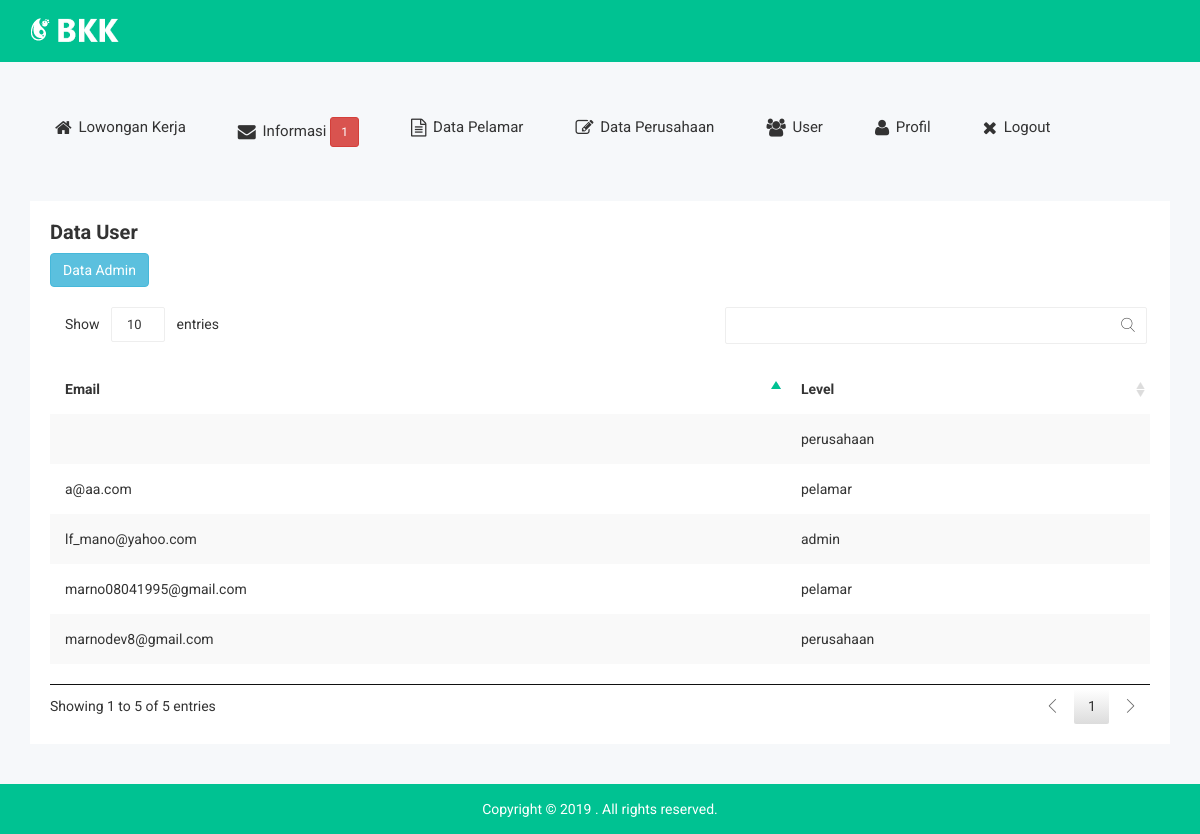
The page /user.php (signed in) on the database its author committed.
### tables this page shows
CREATE TABLE `user` (
  `id_user` int(11) NOT NULL AUTO_INCREMENT,
  `email` varchar(100) DEFAULT NULL,
  `password` varchar(100) DEFAULT NULL,
  `level` varchar(20) DEFAULT NULL,
  PRIMARY KEY (`id_user`)
);

### user.php (the view, shortened to what this page needs)
<!doctype html>
<html class="no-js" lang="">
<head>
    <link rel="stylesheet" href="css/bootstrap.min.css">
    <link rel="stylesheet" href="css/font-awesome.min.css">
    <link rel="stylesheet" href="css/owl.carousel.css">
    <link rel="stylesheet" href="css/owl.theme.css">
    <link rel="stylesheet" href="css/owl.transitions.css">
    <link rel="stylesheet" href="css/meanmenu/meanmenu.min.css">
    <link rel="stylesheet" href="css/animate.css">
    <link rel="stylesheet" href="css/normalize.css">
    <link rel="stylesheet" href="css/scrollbar/jquery.mCustomScrollbar.min.css">
    <link rel="stylesheet" href="css/jvectormap/jquery-jvectormap-2.0.3.css">
    <link rel="stylesheet" href="css/notika-custom-icon.css">
    <link rel="stylesheet" href="css/wave/waves.min.css">
    <link rel="stylesheet" href="css/main.css">
    <link rel="stylesheet" href="style.css">
    <link rel="stylesheet" href="css/responsive.css">
    <link rel="stylesheet" href="css/jquery.dataTables.min.css">
</head>
<body>
    <div class="header-top-area">
        <div class="container">
            <div class="row">
                <div class="col-lg-4 col-md-4 col-sm-12 col-xs-12">
                    <div class="logo-area">
                        <a href="#"><img src="img/logo/logo.png" alt="" /></a>
                    </div>
                </div>
            </div>
        </div>
    </div>
    <?php
    if($_SESSION['level']=="admin")
    {
        include('headerAdmin.php');
    }
    else
    {
        include('headerPerusahaan.php');
    }
    ?>
    <?php
    include_once "config.php";
    $result = mysqli_query($conn, "SELECT * FROM user ORDER BY id_user ASC");
    ?>
    <div class="data-table-area">
        <div class="container">
            <div class="row">
                <div class="col-lg-12 col-md-12 col-sm-12 col-xs-12">
                    <div class="data-table-list">
                        <div class="basic-tb-hd">
                            <h2>Data User</h2>
                            <a href="admin.php"><button class="btn btn-info btn-icon-notika">Data Admin</button></a>
                        </div>
                        <div class="table-responsive">
                            <table id="data-table-basic" class="table table-striped">
                                <thead>
                                    <tr>
                                        <th>Email</th>
                                        <th>Level</th>
                                    </tr>
                                </thead>
                                <tbody>
                                   <?php
                                    while($data = mysqli_fetch_array($result)) {
                                        echo"<tr>";
                                        echo "<td>" .$data['email']. "</td>";
                                        echo "<td>".$data['level']."</td>";
                                        echo"</tr>";
                                    }
                                    ?>
                            </table>
                        </div>
                    </div>
                </div>
            </div>
        </div>
    </div>
    <div class="footer-copyright-area">
        <div class="container">
            <div class="row">
                <div class="col-lg-12 col-md-12 col-sm-12 col-xs-12">
                    <div class="footer-copy-right">
                        <p>Copyright © 2019
. All rights reserved.</p>
                    </div>
                </div>
            </div>
        </div>
    </div>
</body>
</html>

### css/main.css (style rules this page uses)
html { color: #222; font-size: 1em; line-height: 1.4; }
audio, canvas, iframe, img, svg, video { vertical-align: middle; }

### rows shown on the page
user: email "lf_mano@yahoo.com", level "admin"
user: email "marnodev8@gmail.com", level "perusahaan"
user: level "perusahaan"
user: email "marno08041995@gmail.com", level "pelamar"
user: email "a@aa.com", level "pelamar"

### other values the page prints
$hasil['hitung'] "1"
